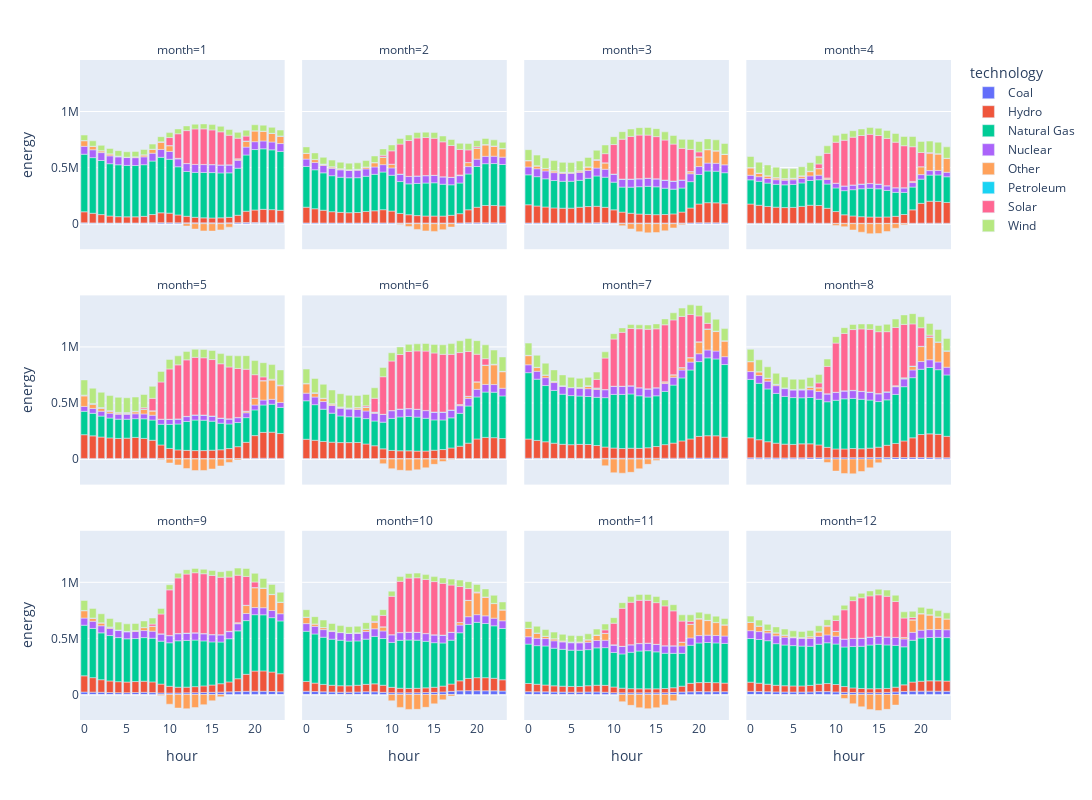

Notebook code cell kept with this figure:
### Markdown cell above
#### Columns

### Code cell
fig = px.bar(
    data_frame=r,
    x="hour",
    y=cols_num,
    color="technology",
    facet_col="month",
    facet_col_wrap=4,
)

fig.update_layout(width=1500, height=800)
